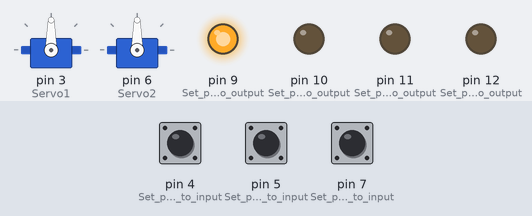
A sketch run on a simulated Arduino Uno, built with avr-gcc and run on an emulated ATmega328P. Parts: 2 × servo, output pins drawn as LEDs (lit = HIGH). The inputs (shaded band) are chosen by the test bench; at power-on: pin 4 (Set_pin_4_to_input) HIGH, pin 5 (Set_pin_5_to_input) HIGH, pin 7 (Set_pin_6_to_input) HIGH.

Above: at 1.2 s.
1.3 s: pin 4 (Set_pin_4_to_input) pulled LOW for 0.15 s
At 2.5 s:
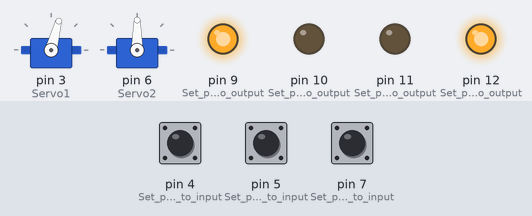
2.9 s: pin 5 (Set_pin_5_to_input) pulled LOW for 0.15 s
At 4.0 s:
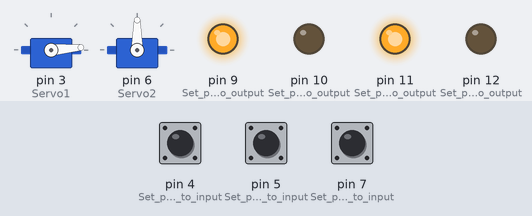
4.5 s: pin 7 (Set_pin_6_to_input) pulled LOW for 0.15 s
At 5.2 s:
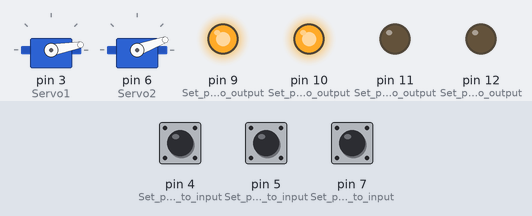
6.1 s: pin 4 (Set_pin_4_to_input) pulled LOW for 1 s
At 6.4 s:
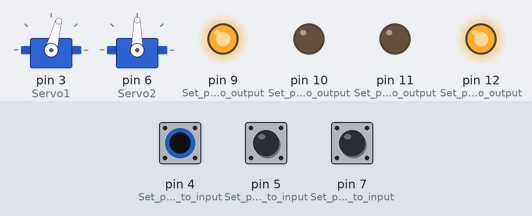
8.6 s: pin 5 (Set_pin_5_to_input) pulled LOW for 1 s
At 9.5 s:
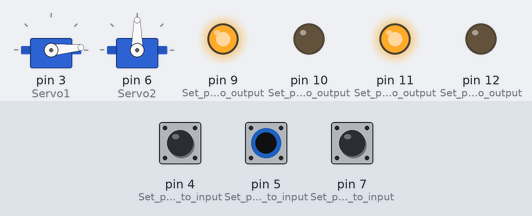
11.1 s: pin 4 (Set_pin_4_to_input) driven LOW and pin 7 (Set_pin_6_to_input) driven LOW
At 12.8 s:
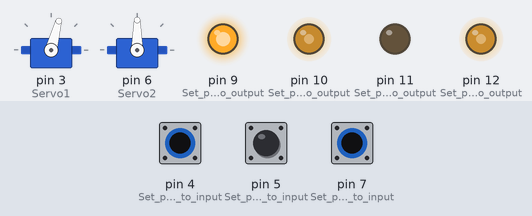
Timing chart, 0 to 14.3 s (numbered marks = the images above; inputs shaded):
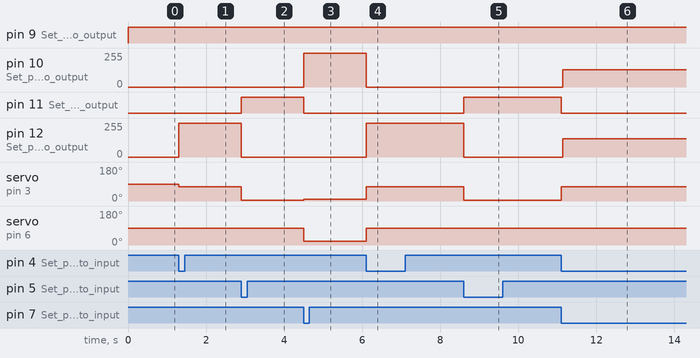

The sketch:

Air_Quality_LED.ino
```cpp
#include <Servo.h>

// boston AQ = 38, level 0
// paris AQ = 62, level 1
// beijing AQ = 229, level 2

Servo Servo1;
Servo Servo2;

void setup() {
  pinMode(12, OUTPUT);      // Set pin 12 to output, represents Boston air quality
  pinMode(11, OUTPUT);      // Set pin 11 to output, represents Paris air quality
  pinMode(10, OUTPUT);      // Set pin 10 to output, represents Beijing air quality
  pinMode(9, OUTPUT);      // Set pin 10 to output, represents City air quality
  Servo1.attach(3); // Servo 1
  Servo2.attach(6); // Servo 2
  pinMode(7, INPUT_PULLUP);        // Set pin 6 to input, for the button to control Beijing LED
  pinMode(5, INPUT_PULLUP);        // Set pin 5 to input, for the button to control Paris LED
  pinMode(4, INPUT_PULLUP);        // Set pin 4 to input, for the button to control Boston LED

}


void loop() {
  digitalWrite(9, HIGH);

  // beijing
  if (digitalRead(7) == LOW){
    digitalWrite(10, HIGH);
    digitalWrite(12, LOW);
    digitalWrite(11, LOW);
    Servo1.write(10);
    Servo2.write(20);
  }

  // boston
  if (digitalRead(4) == LOW){
    digitalWrite(12, HIGH);
    digitalWrite(11, LOW);
    digitalWrite(10, LOW);
    Servo1.write(75);
    Servo2.write(90);
  }

  // paris
  if (digitalRead(5) == LOW){
    digitalWrite(11, HIGH);
    digitalWrite(10, LOW);
    digitalWrite(12, LOW);
    Servo1.write(5);
    Servo2.write(90);
  }

}
```

Measured:
- after the input at 1.3 s, pin 12 (Set_pin_12_to_output): 0/255 → 255/255 at once; servo on pin 3 (Servo1): 90° → 75° at once
- after the input at 2.9 s, pin 11 (Set_pin_11_to_output): LOW → HIGH at once; pin 12 (Set_pin_12_to_output): 255/255 → 0/255 at once; servo on pin 3 (Servo1): 75° → 5° at once
- after the input at 4.5 s, pin 10 (Set_pin_10_to_output): 0/255 → 255/255 at once; pin 11 (Set_pin_11_to_output): HIGH → LOW at once; servo on pin 3 (Servo1): 5° → 10° at once; servo on pin 6 (Servo2): 90° → 20° at once
- after the input at 6.1 s, pin 10 (Set_pin_10_to_output): 255/255 → 0/255 at once; pin 12 (Set_pin_12_to_output): 0/255 → 255/255 at once; servo on pin 3 (Servo1): 10° → 75° at once; servo on pin 6 (Servo2): 20° → 90° at once
- after the input at 8.6 s, pin 11 (Set_pin_11_to_output): LOW → HIGH at once; pin 12 (Set_pin_12_to_output): 255/255 → 0/255 at once; servo on pin 3 (Servo1): 75° → 5° at once
- after the input at 11.1 s, pin 10 (Set_pin_10_to_output): 0/255 → 129/255 at once; pin 11 (Set_pin_11_to_output): HIGH → LOW at once; pin 12 (Set_pin_12_to_output): 0/255 → 136/255 at once; servo on pin 3 (Servo1): 5° → 75° at once
